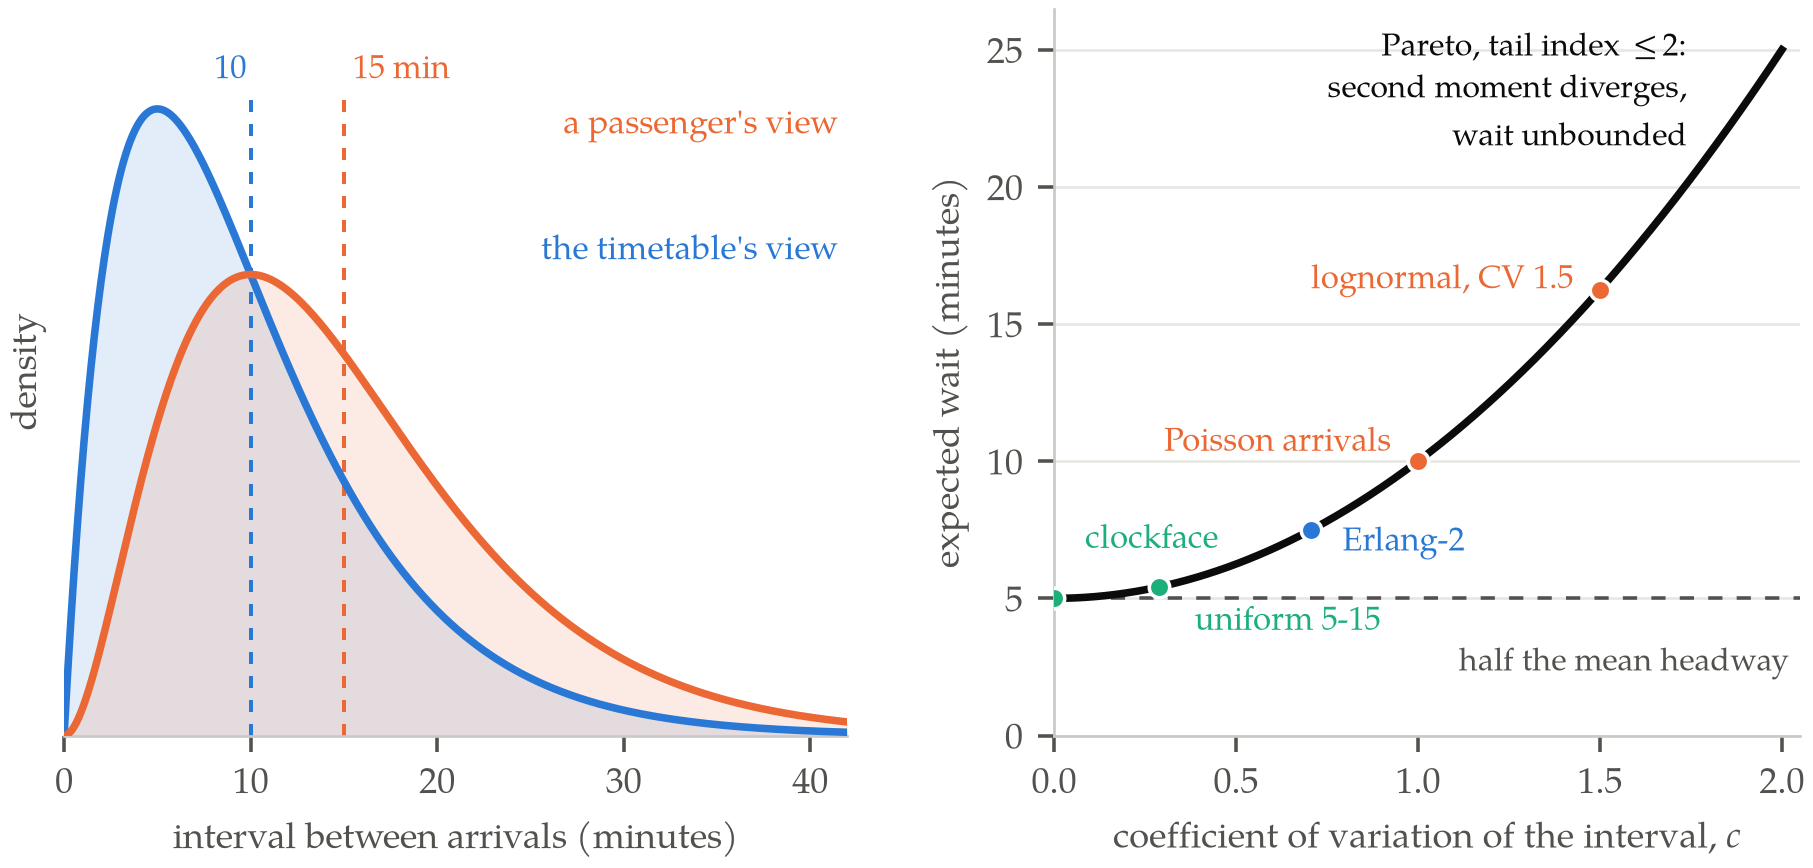

Here is the Python script that generated this plot:
"""Figure for report 018 — length-biased sampling, drawn twice.

Left panel — the two densities. Intervals between arrivals are Erlang-2 with
mean 10 minutes (shape 2, scale 5), so the coefficient of variation is
1/sqrt(2) and c^2 = 1/2. An observer who turns up at an instant chosen without
reference to the timetable lands in an interval drawn not from f but from the
length-biased density

    f*(x) = x f(x) / mu,

which for a gamma is the same family with the shape raised by one: Erlang-3
with the same scale. The two means, 10 and mu(1 + c^2) = 15 minutes, are drawn
as rules so the 50 per cent shift is legible rather than asserted.

Right panel — the expected wait as a function of the coefficient of variation,

    E[R] = (mu/2)(1 + c^2),

for mu = 10 minutes, with the five interval laws of the report's first table
placed on the curve. The dashed rule at 5 minutes is the naive answer (half the
mean headway), which is correct only for a perfectly punctual service. The
curve is drawn to c = 2 and annotated where it leaves the panel: for a Pareto
interval law with tail index at or below 2 the second moment diverges and the
expected wait is infinite even though the mean headway is finite.

Every plotted value is checked against a stationary simulation in the report's
verification pass: probing 2 million instants uniformly over a long realisation
returns 4.9998, 5.4134, 7.4955 and 9.9738 minutes against the theoretical
5.000, 5.417, 7.500 and 10.000.

Palette: the blue / orange / green trio used in reports 009-017, direct-labelled
rather than legended, as this is print.
Run: python3 figures/018-length-bias.py
"""
import math
import matplotlib
matplotlib.use("Agg")
import matplotlib.font_manager as fm
import matplotlib.pyplot as plt
import numpy as np
import tempfile
from pathlib import Path

SERIF = "TeX Gyre Pagella"
BLUE, ORANGE, GREEN = "#2a78d6", "#eb6834", "#1baf7a"
INK, MUTED, GRID = "#0b0b0b", "#52514e", "#e6e6e2"


def use_vendored_pagella():
    """Register tools/fonts/texgyrepagella-*.woff2 with matplotlib.

    matplotlib cannot read woff2, so decompress the vendored faces to ttf in a
    temporary directory and register those. Naming the family and hoping the
    host has it installed is what put report 008 in the wrong typeface.
    """
    vendored = sorted((Path(__file__).resolve().parent.parent / "tools" / "fonts")
                      .glob("texgyrepagella-*.woff2"))
    if not vendored:
        return False
    try:
        from fontTools.ttLib import TTFont
    except ImportError:
        return False
    cache = Path(tempfile.mkdtemp(prefix="pagella-"))
    for src in vendored:
        face = TTFont(str(src))
        face.flavor = None
        dst = cache / (src.stem + ".ttf")
        face.save(str(dst))
        fm.fontManager.addfont(str(dst))
    return SERIF in {f.name for f in fm.fontManager.ttflist}


if not use_vendored_pagella() and SERIF not in {f.name for f in fm.fontManager.ttflist}:
    raise SystemExit("TeX Gyre Pagella unavailable: install fontTools and brotli "
                     "so the vendored woff2 faces in tools/fonts/ can be used.")

plt.rcParams.update({
    "font.family": "serif", "font.serif": [SERIF], "font.size": 8.2,
    "mathtext.fontset": "custom", "mathtext.rm": SERIF,
    "mathtext.it": f"{SERIF}:italic", "mathtext.bf": f"{SERIF}:bold",
    "mathtext.cal": f"{SERIF}:italic", "mathtext.sf": SERIF, "mathtext.tt": SERIF,
    "axes.edgecolor": "#c9c9c4", "axes.linewidth": 0.6,
    "text.color": INK, "axes.labelcolor": MUTED, "xtick.color": MUTED,
    "ytick.color": MUTED, "figure.facecolor": "white", "savefig.facecolor": "white",
})

MU = 10.0

fig, (axL, axR) = plt.subplots(1, 2, figsize=(7.0, 2.95),
                               gridspec_kw=dict(width_ratios=[1.05, 1.0],
                                                wspace=0.27))

# ---- left: the base density and its length-biased twin -------------------
SCALE = 5.0


def gamma_pdf(x, shape, scale):
    """Erlang density for integer shape, written out to avoid a scipy import."""
    return (x ** (shape - 1) * np.exp(-x / scale)
            / (math.factorial(shape - 1) * scale ** shape))


x = np.linspace(0.0, 42.0, 700)
base = gamma_pdf(x, 2, SCALE)
biased = gamma_pdf(x, 3, SCALE)          # x f(x) / mu for Erlang-2 is Erlang-3

axL.fill_between(x, base, color=BLUE, alpha=0.13, lw=0)
axL.fill_between(x, biased, color=ORANGE, alpha=0.13, lw=0)
axL.plot(x, base, color=BLUE, lw=1.7, zorder=3)
axL.plot(x, biased, color=ORANGE, lw=1.7, zorder=3)

top = max(base.max(), biased.max())
axL.vlines(MU, 0, top * 1.02, color=BLUE, lw=0.9, ls=(0, (3, 3)), zorder=2)
axL.vlines(15.0, 0, top * 1.02, color=ORANGE, lw=0.9, ls=(0, (3, 3)), zorder=2)

# Labels sit in the empty upper right, where both curves have decayed to under
# a quarter of the peak; colour identifies them, so no leaders are needed.
axL.text(41.5, top * 1.00, "a passenger's view", color=ORANGE, fontsize=7.6,
         ha="right", va="top")
axL.text(41.5, top * 0.80, "the timetable's view", color=BLUE, fontsize=7.6,
         ha="right", va="top")
axL.annotate("10", xy=(MU, top * 1.02), xytext=(-1, 2), textcoords="offset points",
             color=BLUE, fontsize=7.4, ha="right", va="bottom")
axL.annotate("15 min", xy=(15.0, top * 1.02), xytext=(2, 2), textcoords="offset points",
             color=ORANGE, fontsize=7.4, ha="left", va="bottom")

axL.set_xlim(0, 42)
axL.set_ylim(0, top * 1.16)
axL.set_xlabel("interval between arrivals (minutes)")
axL.set_ylabel("density")
axL.set_yticks([])
axL.set_xticks([0, 10, 20, 30, 40])
for side in ("top", "right", "left"):
    axL.spines[side].set_visible(False)

# ---- right: expected wait against the coefficient of variation -----------
c = np.linspace(0.0, 2.0, 500)
axR.plot(c, MU * (1 + c ** 2) / 2, color=INK, lw=1.7, zorder=3)
axR.axhline(MU / 2, color=MUTED, lw=0.8, ls=(0, (4, 4)), zorder=2)
axR.annotate("half the mean headway", xy=(2.02, MU / 2), xytext=(0, -11),
             textcoords="offset points", color=MUTED, fontsize=7.2,
             ha="right", va="top")

POINTS = [(0.0, "clockface", GREEN, (7, 13), "left"),
          (1 / np.sqrt(12), "uniform 5-15", GREEN, (8, -8), "left"),
          (1 / np.sqrt(2), "Erlang-2", BLUE, (7, -3), "left"),
          (1.0, "Poisson arrivals", ORANGE, (-6, 4), "right"),
          (1.5, "lognormal, CV 1.5", ORANGE, (-6, 2), "right")]
for cv, label, colour, off, ha in POINTS:
    axR.plot([cv], [MU * (1 + cv ** 2) / 2], "o", ms=4.6, color=colour,
             mec="white", mew=0.8, zorder=4)
    axR.annotate(label, xy=(cv, MU * (1 + cv ** 2) / 2), xytext=off,
                 textcoords="offset points", color=colour, fontsize=7.4,
                 ha=ha, va="center")

axR.text(1.74, 25.9, "Pareto, tail index $\\leq 2$:\nsecond moment diverges,\nwait unbounded",
         color=INK, fontsize=7.2, ha="right", va="top", linespacing=1.35)

axR.set_xlim(0, 2.05)
axR.set_ylim(0, 26.5)
axR.set_xlabel("coefficient of variation of the interval, $c$")
axR.set_ylabel("expected wait (minutes)")
axR.set_yticks([0, 5, 10, 15, 20, 25])
axR.grid(axis="y", color=GRID, lw=0.6)
axR.set_axisbelow(True)
for side in ("top", "right"):
    axR.spines[side].set_visible(False)

out = Path(__file__).resolve().parent / "018-length-bias.png"
fig.savefig(out, dpi=320, bbox_inches="tight", pad_inches=0.03)
print("wrote", out)
